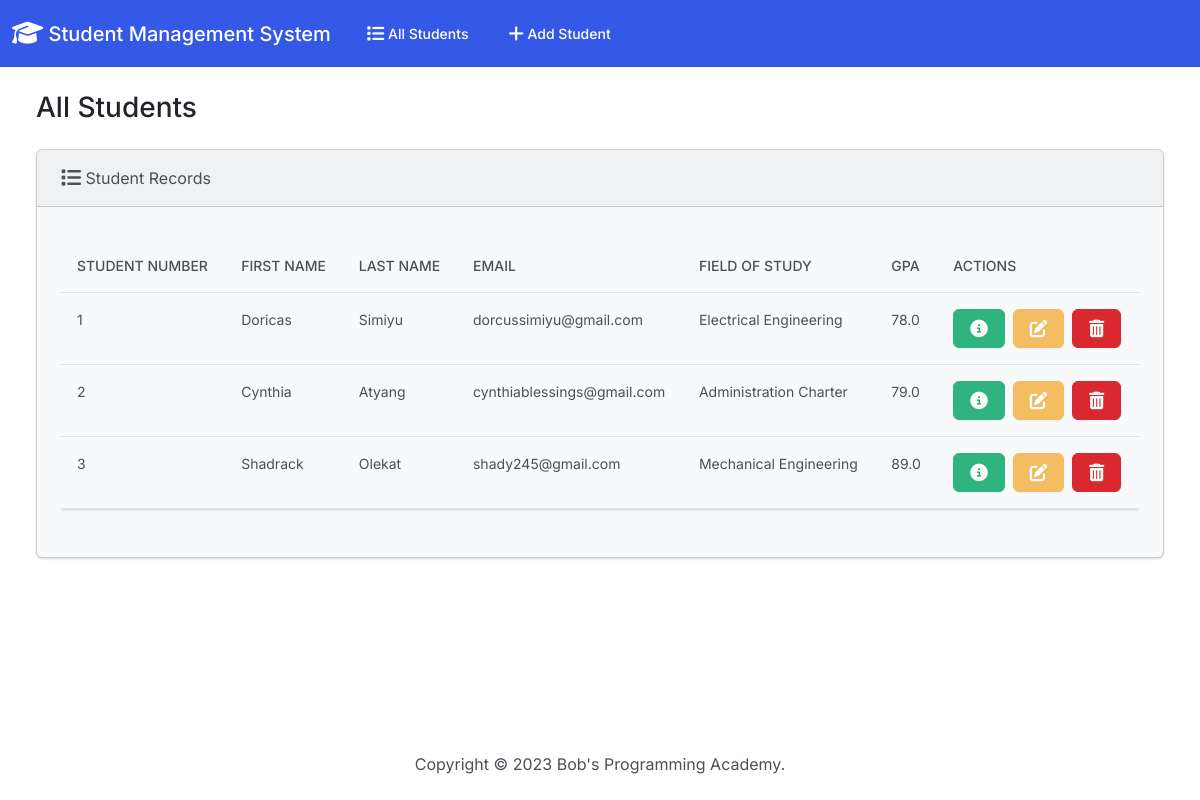
The page / on the database its author committed.
### students/models.py (models this page shows, shortened)
class Student(models.Model):
    student_number = models.PositiveIntegerField()
    first_name = models.CharField(max_length=50)
    last_name = models.CharField(max_length=50)
    email = models.EmailField(max_length=100)
    field_of_study = models.CharField(max_length=50)
    gpa = models.FloatField()

### students/views.py (the view)
def index(request):
  return render(request, 'students/index.html', {
    'students': Student.objects.all()
  })

### templates/students/index.html (shortened to what this page needs)
{% extends "students/base.html" %}
{% block body %}
<h3 class="m-4">All Students</h3>
<div class="row">
  <div class="col-12">
    {% if students %}
    <div class="card bg-light ms-4 me-4 mb-4">
      <div class="card-header">
        <i class="fa-solid fa-list fa-lg"></i> Student Records
      </div>
      <div class="card-body">
        <p class="card-text">
          <div class="table-responsive">
            <table class="table table-hover">
              <thead>
                <tr>
                  <th scope="col">Student Number</th>
                  <th scope="col">First Name</th>
                  <th scope="col">Last Name</th>
                  <th scope="col">Email</th>
                  <th scope="col">Field of Study</th>
                  <th scope="col">GPA</th>
                  <th scope="col">Actions</th>
                </tr>
              </thead>
              <tbody>
                {% for student in students %}
                  <tr>
                    <td>{{ student.student_number }}</td>
                    <td>{{ student.first_name }}</td>
                    <td>{{ student.last_name }}</td>
                    <td>{{ student.email }}</td>
                    <td>{{ student.field_of_study }}</td>
                    <td>{{ student.gpa }}</td>
                    <td>
                      <button type="button" class="btn btn-success me-1" href="{% url 'view_student' student.id %}" data-bs-toggle="modal" data-bs-target="#myModal{{student.id}}">
                      </button>
                      <a class="btn btn-warning me-1" href="{% url 'edit' student.id %}">
                      </a>
                      <button type="button" class="btn btn-danger" data-bs-toggle="modal" data-bs-target="#delete{{student.id}}">
                      </button>
                    </td>
                  </tr>
                {% endfor %}
              </tbody>
            </table>
          </div>
        </p>
      </div>
    </div>
    {% else %}
      <h5 class="alert alert-primary ms-4 me-4">No Student Records</h5>
    {% endif %}
  </div>
</div>
{% endblock %}

### templates/students/base.html (shortened to what this page needs)
{% load static %}
<!DOCTYPE html>
<html lang="en">
  <head>
    <link rel="stylesheet" href="https://cdnjs.cloudflare.com/ajax/libs/font-awesome/6.1.1/css/all.min.css">
    <link href="{% static 'css/bootstrap.min.css' %}" rel="stylesheet">
  </head>
  <body class="d-flex flex-column min-vh-100">
    <nav class="navbar navbar-expand-lg navbar-dark bg-primary">
      <div class="container-fluid">
        <a class="navbar-brand" href="{% url 'index' %}">
          <i class="fa-solid fa-graduation-cap fa-lg"></i> Student Management System
        </a>
        <div class="collapse navbar-collapse" id="navbarColor01">
          <ul class="navbar-nav me-auto">
            <li class="nav-item">
              <a class="nav-link" href="{% url 'index' %}">
                 All Students
              </a>
            </li>
            <li class="nav-item">
              <a class="nav-link" href="{% url 'add' %}">
                 Add Student
              </a>
            </li>
          </ul>
        </div>
      </div>
    </nav>
    <div class="container-fluid">
      {% block body %}
      {% endblock %}
    </div>
    <footer class="mt-auto mb-4">
      <div class="text-center">
        <span>
          Copyright &copy; <script>document.write(new Date().getFullYear())</script> Bob's Programming Academy.
        </span>
      </div>
    </footer>
  </body>
</html>

### rows shown on the page
Student: student_number "1", first_name "Doricas", last_name "Simiyu", email "dorcussimiyu@gmail.com", field_of_study "Electrical Engineering", gpa "78.0"
Student: student_number "2", first_name "Cynthia", last_name "Atyang", email "cynthiablessings@gmail.com", field_of_study "Administration Charter", gpa "79.0"
Student: student_number "3", first_name "Shadrack", last_name "Olekat", email "shady245@gmail.com", field_of_study "Mechanical Engineering", gpa "89.0"
